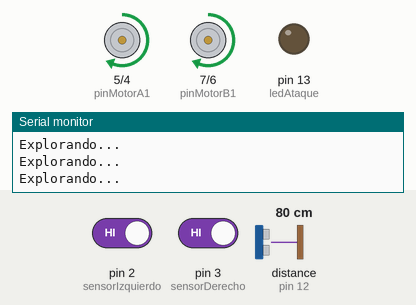
This sketch was run on a simulated Arduino Uno, built with avr-gcc and run on an emulated ATmega328P. On the bench: motor-driver pin pairs drawn as motors (green arrow = first pin HIGH = forward, orange = second pin HIGH = backward, longer = more drive, scaled by the enable pin), output pins drawn as LEDs (lit = HIGH), the last lines printed to the serial monitor. Wiring (inferred from the names in the program): ultrasonic range finder: trigger pin 11; echo pin 12. The test bench sets the inputs (shaded band); at power-on: distance to the obstacle (sensor on pin 12) 80 cm, pin 2 (sensorIzquierdo) HIGH, pin 3 (sensorDerecho) HIGH. The echo pulse lasts 58.3 µs per cm; pins used as bus, display or sensor lines are not drawn.

Above: at 3.2 s.
3.3 s: distance to the obstacle (sensor on pin 12) set to 11 cm
4.8 s: distance to the obstacle (sensor on pin 12) set to 8 cm
At 5.2 s:
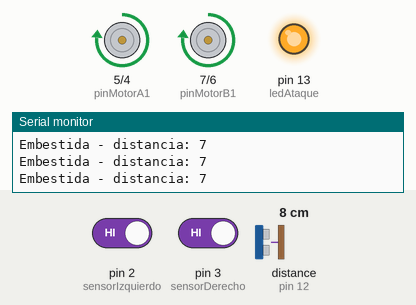
6.3 s: distance to the obstacle (sensor on pin 12) set to 5 cm
7.8 s: distance to the obstacle (sensor on pin 12) set to 2 cm
At 9.1 s:
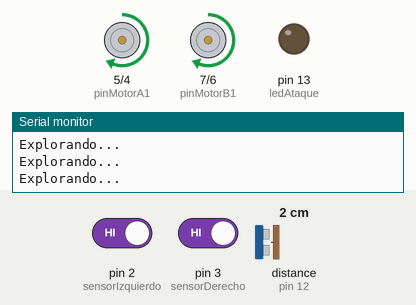
9.4 s: pin 2 (sensorIzquierdo) driven LOW
At 9.8 s:
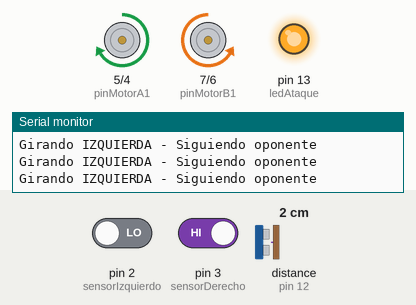
10.9 s: pin 3 (sensorDerecho) driven LOW
At 11.9 s:
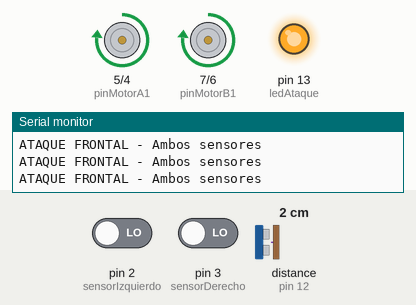
Timing chart, 0 to 13.9 s (numbered marks = the images above; inputs shaded):
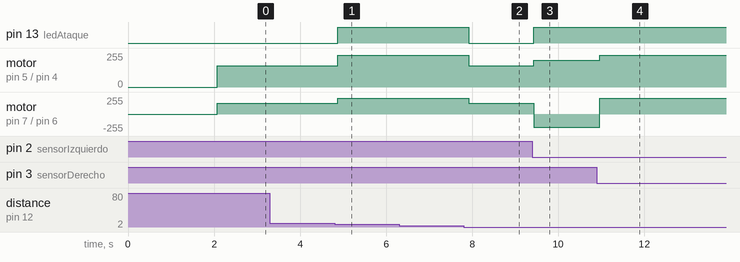

The sketch:

sumo_hw201.ino
```cpp
const int sensorIzquierdo = 2;
const int sensorDerecho = 3;

const int enableA = 9;
const int enableB = 10;  // Pin 11 para PWM confiable

const int pinMotorA1 = 5;
const int pinMotorA2 = 4;
const int pinMotorB1 = 7;
const int pinMotorB2 = 6;

const int ledAtaque = 13;

// Ultrasonido
const int trigPin = 11;
const int echoPin = 12;
const int distanciaUmbral = 8; // cm

const int velocidadExploracion = 160;
const int velocidadGiro = 200;      // Velocidad para girar buscando
const int velocidadAtaque = 240;    // Velocidad cuando avanza al ataque

bool sensorIzqActivo = false;
bool sensorDerActivo = false;

// Factores de calibración (ajusta si un motor es más rápido)
float factorA = 1.0;
float factorB = 1.0;

void setup() {
  pinMode(sensorIzquierdo, INPUT_PULLUP);
  pinMode(sensorDerecho, INPUT_PULLUP);

  pinMode(trigPin, OUTPUT);
  pinMode(echoPin, INPUT);

  pinMode(enableA, OUTPUT);
  pinMode(enableB, OUTPUT);
  pinMode(pinMotorA1, OUTPUT);
  pinMode(pinMotorA2, OUTPUT);
  pinMode(pinMotorB1, OUTPUT);
  pinMode(pinMotorB2, OUTPUT);

  pinMode(ledAtaque, OUTPUT);

  Serial.begin(9600);
  Serial.println("Robot Sumo Iniciado");

  delay(2000);
}

void loop() {
  // Medir distancia con ultrasonido
  int distancia = medirDistancia();

  // Prioridad: si hay algo al frente dentro del umbral, embestir
  if (distancia > 0 && distancia <= distanciaUmbral) {
    Serial.print("Embestida - distancia: ");
    Serial.println(distancia);
    digitalWrite(ledAtaque, HIGH);
    avanzarRecto(velocidadAtaque);
  } else {
    // Leer estado de los sensores con lógica invertida (LOW = detecta, HIGH = no detecta)
    sensorIzqActivo = (digitalRead(sensorIzquierdo) == LOW);
    sensorDerActivo = (digitalRead(sensorDerecho) == LOW);

    // Decidir acción según sensores
    if (sensorIzqActivo && sensorDerActivo) {
      // Ambos sensores detectan: avanzar recto al ataque
      Serial.println("ATAQUE FRONTAL - Ambos sensores");
      digitalWrite(ledAtaque, HIGH);
      avanzarRecto(velocidadAtaque);

    } else if (sensorIzqActivo) {
      // Solo sensor izquierdo: girar izquierda hasta perderlo
      Serial.println("Girando IZQUIERDA - Siguiendo oponente");
      digitalWrite(ledAtaque, HIGH);
      girarIzquierda(velocidadGiro);

    } else if (sensorDerActivo) {
      // Solo sensor derecho: girar derecha hasta perderlo
      Serial.println("Girando DERECHA - Siguiendo oponente");
      digitalWrite(ledAtaque, HIGH);
      girarDerecha(velocidadGiro);

    } else {
      // Ningún sensor detecta: modo exploración
      Serial.println("Explorando...");
      digitalWrite(ledAtaque, LOW);
      avanzarRecto(velocidadExploracion);
    }
  }

  delay(10); // Pequeño delay para estabilidad
}

void avanzarRecto(int velocidad) {
  int velA = velocidad * factorA;
  int velB = velocidad * factorB;

  analogWrite(enableA, velA);
  analogWrite(enableB, velB);

  digitalWrite(pinMotorA1, HIGH);
  digitalWrite(pinMotorA2, LOW);
  digitalWrite(pinMotorB1, HIGH);
  digitalWrite(pinMotorB2, LOW);
}

void girarIzquierda(int velocidad) {
  int velA = velocidad * factorA;
  int velB = velocidad * factorB;

  analogWrite(enableA, velA);
  analogWrite(enableB, velB);

  // Motor A adelante, Motor B atrás
  digitalWrite(pinMotorA1, HIGH);
  digitalWrite(pinMotorA2, LOW);
  digitalWrite(pinMotorB1, LOW);
  digitalWrite(pinMotorB2, HIGH);
}

void girarDerecha(int velocidad) {
  int velA = velocidad * factorA;
  int velB = velocidad * factorB;

  analogWrite(enableA, velA);
  analogWrite(enableB, velB);

  // Motor A atrás, Motor B adelante
  digitalWrite(pinMotorA1, LOW);
  digitalWrite(pinMotorA2, HIGH);
  digitalWrite(pinMotorB1, HIGH);
  digitalWrite(pinMotorB2, LOW);
}

void retroceder(int velocidad) {
  int velA = velocidad * factorA;
  int velB = velocidad * factorB;

  analogWrite(enableA, velA);
  analogWrite(enableB, velB);

  digitalWrite(pinMotorA1, LOW);
  digitalWrite(pinMotorA2, HIGH);
  digitalWrite(pinMotorB1, LOW);
  digitalWrite(pinMotorB2, HIGH);
}

void detener() {
  analogWrite(enableA, 0);
  analogWrite(enableB, 0);

  digitalWrite(pinMotorA1, LOW);
  digitalWrite(pinMotorA2, LOW);
  digitalWrite(pinMotorB1, LOW);
  digitalWrite(pinMotorB2, LOW);
}

// --- Ultrasonido ---
int medirDistancia() {
  long suma = 0;
  int lecturasValidas = 0;

  for (int i = 0; i < 5; i++) {
    digitalWrite(trigPin, LOW);
    delayMicroseconds(2);
    digitalWrite(trigPin, HIGH);
    delayMicroseconds(10);
    digitalWrite(trigPin, LOW);

    long duracionLocal = pulseIn(echoPin, HIGH, 30000); // timeout 30ms

    if (duracionLocal > 0) {
      int dist = duracionLocal * 0.034 / 2; // cm
      if (dist > 2 && dist < 400) {
        suma += dist;
        lecturasValidas++;
      }
    }
    delay(10);
  }

  if (lecturasValidas > 0) {
    return suma / lecturasValidas;
  } else {
    return -1; // sin lectura válida
  }
}
```

Measured:
- the behaviour switches between 10 and 9 cm on distance to the obstacle (sensor on pin 12) (found by bisection; images 0 and 1)
- the behaviour switches between 4 and 3 cm on distance to the obstacle (sensor on pin 12) (found by bisection; images 1 and 2)
- after the input at 4.8 s, pin 13 (ledAtaque): LOW → HIGH after 0.07 s; motor on pin 5 (pinMotorA1) / pin 4 (pinMotorA2), motor on pin 7 (pinMotorB1) / pin 6 (pinMotorB2): forward 160/255 → forward 240/255 after 0.07 s
- after the input at 7.8 s, pin 13 (ledAtaque): HIGH → LOW after 0.11 s; motor on pin 5 (pinMotorA1) / pin 4 (pinMotorA2), motor on pin 7 (pinMotorB1) / pin 6 (pinMotorB2): forward 240/255 → forward 160/255 after 0.11 s
- after the input at 9.4 s, pin 13 (ledAtaque): LOW → HIGH at once; motor on pin 5 (pinMotorA1) / pin 4 (pinMotorA2): forward 160/255 → forward 200/255 at once; motor on pin 7 (pinMotorB1) / pin 6 (pinMotorB2): forward 160/255 → backward 200/255 at once
- after the input at 10.9 s, motor on pin 5 (pinMotorA1) / pin 4 (pinMotorA2): forward 200/255 → forward 240/255 after 0.06 s; motor on pin 7 (pinMotorB1) / pin 6 (pinMotorB2): backward 200/255 → forward 240/255 after 0.06 s
